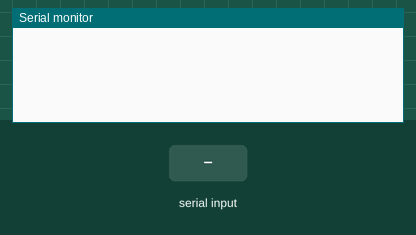
Recording of a sketch running on a simulated Arduino Uno, built with avr-gcc and run on an emulated ATmega328P. Shown: the last lines printed to the serial monitor. The inputs (shaded band) are chosen by the test bench.

Above: at 1.2 s.
1.3 s: "90,45\n" received over Serial
At 3.3 s:
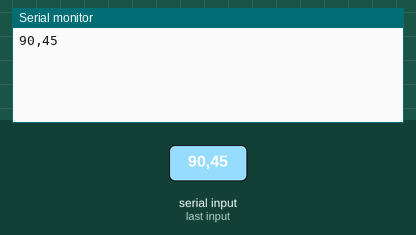
3.8 s: "5\n" received over Serial
At 5.2 s:
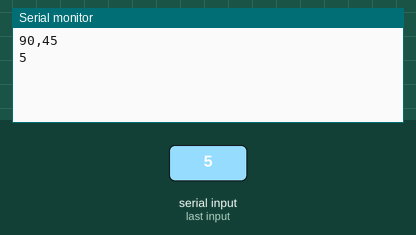

Measured:
- after the input at 1.3 s, the serial monitor: prints a new line after 1.0 s (image 1)
- after the input at 3.8 s, the serial monitor: prints a new line after 1.0 s (image 2)

The sketch:

MAE170_Lab4_WaveGen_D2A.ino
```cpp
// NOTE: This script requires two open source packages in order to run.
// To install these packages, navigate to Sketch > Include Library > Manage Libraries
// and search for and install the following:
//    * Adafruit BUSIO
//    * Adafruit MCP4725


#include <Wire.h> // I2C library
#include <Adafruit_MCP4725.h> // MCP4725 library
Adafruit_MCP4725 dac; //invoke the MCP4725 library


float freq = 0, volts = .5, vavg = 1.0; // initialize frequency and voltage variables
int counts = 4095; // initialize counts and max voltage variables
double pi = 3.14159; // set pi
String freq_str = " "; // initialize frequency string variable


void setup() {
  dac.begin(0x62); // set I2C address
  Serial.begin(115200); // start serial reader
}


void loop() {
  while (Serial.available() > 0) { // loop while there are strings in read buffer
    freq_str = Serial.readString(); // read the signal frequency
    Serial.println(freq_str); // print out the frequency to the serial monitor
    freq = freq_str.toFloat(); // convert the frequency read on serial to float type
  }
  dac.setVoltage(counts / 5 * (volts * sin(2 * pi * freq * micros() / 1E6) + vavg), false);
  // drive a sine wave with amplitude volts, and offset max voltage / 2
}
```
